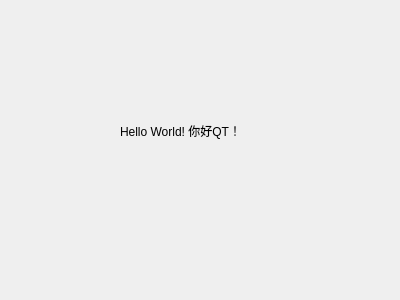
<?xml version="1.0" encoding="UTF-8"?>
<ui version="4.0">
 <class>HelloDialog</class>
 <widget class="QDialog" name="HelloDialog">
  <property name="geometry">
   <rect>
    <x>0</x>
    <y>0</y>
    <width>400</width>
    <height>300</height>
   </rect>
  </property>
  <property name="windowTitle">
   <string>HelloDialog</string>
  </property>
  <widget class="QLabel" name="label">
   <property name="geometry">
    <rect>
     <x>120</x>
     <y>110</y>
     <width>131</width>
     <height>41</height>
    </rect>
   </property>
   <property name="text">
    <string>Hello World! 你好QT！</string>
   </property>
  </widget>
 </widget>
 <layoutdefault spacing="6" margin="11"/>
 <resources/>
 <connections/>
</ui>
